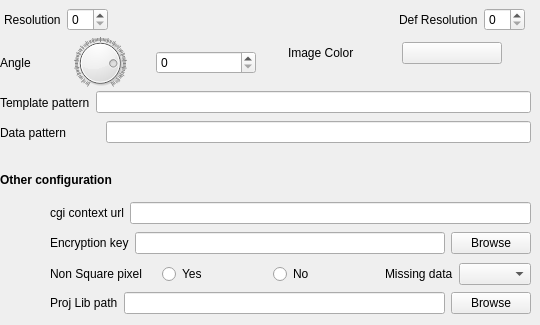
   <widget class="QWidget" name="advancedTabForm">
    <property name="toolTip">
     <string>&lt;html&gt;&lt;head/&gt;&lt;body&gt;&lt;p&gt;Advanced settings for map object (Other configuration parameters, pattern, resolution, background color).&lt;/p&gt;&lt;/body&gt;&lt;/html&gt;</string>
    </property>
    <property name="accessibleName">
     <string/>
    </property>
    <attribute name="title">
     <string>Advanced</string>
    </attribute>
    <attribute name="toolTip">
     <string>&lt;html&gt;&lt;head/&gt;&lt;body&gt;&lt;p&gt;Advanced settings for map object (Other configuration parameters, pattern, resolution, background color).&lt;/p&gt;&lt;/body&gt;&lt;/html&gt;</string>
    </attribute>
    <widget class="QWidget" name="layoutWidget_2">
     <property name="geometry">
      <rect>
       <x>0</x>
       <y>37</y>
       <width>256</width>
       <height>52</height>
      </rect>
     </property>
     <layout class="QHBoxLayout" name="horizontalLayout_5">
      <item>
       <widget class="QLabel" name="mf_map_angle_label">
        <property name="text">
         <string>Angle</string>
        </property>
       </widget>
      </item>
      <item>
       <widget class="QDial" name="mf_map_angle_slider">
        <property name="layoutDirection">
         <enum>Qt::LeftToRight</enum>
        </property>
        <property name="maximum">
         <number>360</number>
        </property>
        <property name="singleStep">
         <number>1</number>
        </property>
        <property name="sliderPosition">
         <number>290</number>
        </property>
        <property name="invertedAppearance">
         <bool>false</bool>
        </property>
        <property name="invertedControls">
         <bool>false</bool>
        </property>
        <property name="notchesVisible">
         <bool>true</bool>
        </property>
       </widget>
      </item>
      <item>
       <widget class="QSpinBox" name="mf_map_angle">
        <property name="minimumSize">
         <size>
          <width>100</width>
          <height>0</height>
         </size>
        </property>
       </widget>
      </item>
     </layout>
    </widget>
    <widget class="QWidget" name="layoutWidget_3">
     <property name="geometry">
      <rect>
       <x>4</x>
       <y>7</y>
       <width>521</width>
       <height>25</height>
      </rect>
     </property>
     <layout class="QHBoxLayout" name="horizontalLayout_4">
      <item>
       <widget class="QLabel" name="mf_map_defresolution_label_2">
        <property name="text">
         <string>Resolution</string>
        </property>
       </widget>
      </item>
      <item>
       <widget class="QSpinBox" name="mf_map_resolution"/>
      </item>
      <item>
       <spacer name="horizontalSpacer_3">
        <property name="orientation">
         <enum>Qt::Horizontal</enum>
        </property>
        <property name="sizeHint" stdset="0">
         <size>
          <width>40</width>
          <height>20</height>
         </size>
        </property>
       </spacer>
      </item>
      <item>
       <widget class="QLabel" name="mf_map_defresolution_label">
        <property name="text">
         <string>Def Resolution</string>
        </property>
       </widget>
      </item>
      <item>
       <widget class="QSpinBox" name="mf_map_defresolution"/>
      </item>
     </layout>
    </widget>
    <widget class="QWidget" name="layoutWidget">
     <property name="geometry">
      <rect>
       <x>260</x>
       <y>40</y>
       <width>271</width>
       <height>26</height>
      </rect>
     </property>
     <layout class="QHBoxLayout" name="horizontalLayout_9">
      <item>
       <widget class="QLabel" name="mf_map_imagecolor_label">
        <property name="sizePolicy">
         <sizepolicy hsizetype="Preferred" vsizetype="Preferred">
          <horstretch>100</horstretch>
          <verstretch>0</verstretch>
         </sizepolicy>
        </property>
        <property name="minimumSize">
         <size>
          <width>80</width>
          <height>0</height>
         </size>
        </property>
        <property name="maximumSize">
         <size>
          <width>80</width>
          <height>16777215</height>
         </size>
        </property>
        <property name="text">
         <string>Image Color</string>
        </property>
       </widget>
      </item>
      <item>
       <widget class="KColorButton" name="mf_map_imagecolor">
        <property name="minimumSize">
         <size>
          <width>100</width>
          <height>0</height>
         </size>
        </property>
        <property name="maximumSize">
         <size>
          <width>100</width>
          <height>16777215</height>
         </size>
        </property>
        <property name="checkable">
         <bool>false</bool>
        </property>
        <property name="default">
         <bool>false</bool>
        </property>
        <property name="alphaChannelEnabled">
         <bool>true</bool>
        </property>
       </widget>
      </item>
     </layout>
    </widget>
    <widget class="QLabel" name="mf_map_config_label">
     <property name="geometry">
      <rect>
       <x>0</x>
       <y>170</y>
       <width>121</width>
       <height>20</height>
      </rect>
     </property>
     <property name="font">
      <font>
       <weight>75</weight>
       <bold>true</bold>
      </font>
     </property>
     <property name="text">
      <string>Other configuration</string>
     </property>
    </widget>
    <widget class="QWidget" name="layoutWidget">
     <property name="geometry">
      <rect>
       <x>0</x>
       <y>90</y>
       <width>531</width>
       <height>25</height>
      </rect>
     </property>
     <layout class="QHBoxLayout" name="horizontalLayout_12">
      <item>
       <widget class="QLabel" name="mf_map_templatepattern_label">
        <property name="text">
         <string>Template pattern</string>
        </property>
       </widget>
      </item>
      <item>
       <widget class="QLineEdit" name="mf_map_templatepattern"/>
      </item>
     </layout>
    </widget>
    <widget class="QWidget" name="layoutWidget">
     <property name="geometry">
      <rect>
       <x>0</x>
       <y>120</y>
       <width>531</width>
       <height>25</height>
      </rect>
     </property>
     <layout class="QHBoxLayout" name="horizontalLayout_13">
      <item>
       <widget class="QLabel" name="mf_map_datapattern_label">
        <property name="minimumSize">
         <size>
          <width>100</width>
          <height>0</height>
         </size>
        </property>
        <property name="maximumSize">
         <size>
          <width>100</width>
          <height>16777215</height>
         </size>
        </property>
        <property name="text">
         <string>Data pattern</string>
        </property>
       </widget>
      </item>
      <item>
       <widget class="QLineEdit" name="mf_map_datapattern"/>
      </item>
     </layout>
    </widget>
    <widget class="QWidget" name="layoutWidget">
     <property name="geometry">
      <rect>
       <x>50</x>
       <y>200</y>
       <width>481</width>
       <height>26</height>
      </rect>
     </property>
     <layout class="QHBoxLayout" name="horizontalLayout_15">
      <item>
       <widget class="QLabel" name="mf_map_config_contexturl_label">
        <property name="text">
         <string>cgi context url</string>
        </property>
       </widget>
      </item>
      <item>
       <widget class="QLineEdit" name="mf_map_config_contexturl"/>
      </item>
     </layout>
    </widget>
    <widget class="QWidget" name="layoutWidget">
     <property name="geometry">
      <rect>
       <x>50</x>
       <y>230</y>
       <width>481</width>
       <height>26</height>
      </rect>
     </property>
     <layout class="QHBoxLayout" name="horizontalLayout_16">
      <item>
       <widget class="QLabel" name="mf_map_config_encryption_label">
        <property name="text">
         <string>Encryption key</string>
        </property>
       </widget>
      </item>
      <item>
       <widget class="QLineEdit" name="mf_map_config_encryption"/>
      </item>
      <item>
       <widget class="QPushButton" name="mf_map_config_encryption_browse">
        <property name="text">
         <string>Browse</string>
        </property>
       </widget>
      </item>
     </layout>
    </widget>
    <widget class="QWidget" name="layoutWidget">
     <property name="geometry">
      <rect>
       <x>50</x>
       <y>260</y>
       <width>481</width>
       <height>28</height>
      </rect>
     </property>
     <layout class="QHBoxLayout" name="horizontalLayout_17">
      <item>
       <widget class="QLabel" name="mf_map_config_squarepixel_label">
        <property name="toolTip">
         <string>&lt;html&gt;&lt;head/&gt;&lt;body&gt;&lt;p&gt;allow non-square pixels (meaning that the pixels represent non-square regions). Has no effect for WMS.&lt;/p&gt;&lt;/body&gt;&lt;/html&gt;</string>
        </property>
        <property name="text">
         <string>Non Square pixel</string>
        </property>
       </widget>
      </item>
      <item>
       <widget class="QRadioButton" name="mf_map_config_squarepixel_yes">
        <property name="text">
         <string>Yes</string>
        </property>
       </widget>
      </item>
      <item>
       <widget class="QRadioButton" name="mf_map_config_squarepixel_off">
        <property name="text">
         <string>No</string>
        </property>
       </widget>
      </item>
      <item>
       <layout class="QHBoxLayout" name="horizontalLayout_18">
        <item>
         <widget class="QLabel" name="mf_map_config_missingdata_label">
          <property name="text">
           <string>Missing data</string>
          </property>
         </widget>
        </item>
        <item>
         <widget class="QComboBox" name="mf_map_config_missingdata"/>
        </item>
       </layout>
      </item>
     </layout>
    </widget>
    <widget class="QWidget" name="layoutWidget">
     <property name="geometry">
      <rect>
       <x>50</x>
       <y>290</y>
       <width>481</width>
       <height>26</height>
      </rect>
     </property>
     <layout class="QHBoxLayout" name="horizontalLayout_19">
      <item>
       <widget class="QLabel" name="mf_map_config_projlib_label">
        <property name="text">
         <string>Proj Lib path</string>
        </property>
       </widget>
      </item>
      <item>
       <widget class="QLineEdit" name="mf_map_config_projlib"/>
      </item>
      <item>
       <widget class="QPushButton" name="mf_map_config_projlib_browse">
        <property name="text">
         <string>Browse</string>
        </property>
       </widget>
      </item>
     </layout>
    </widget>
   </widget>
